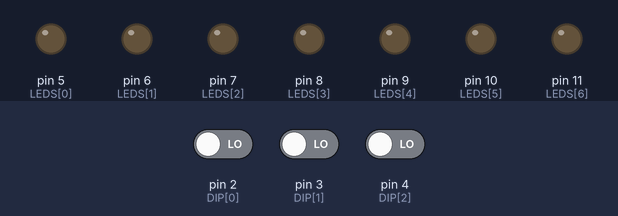
Simulated run of this sketch. Board: Arduino Uno, built with avr-gcc and run on an emulated ATmega328P. On the bench: output pins drawn as LEDs (lit = HIGH). The test bench sets the inputs (shaded band); at power-on: pin 2 (DIP[0]) LOW, pin 3 (DIP[1]) LOW, pin 4 (DIP[2]) LOW.

Above: at 1.2 s.
1.3 s: pin 2 (DIP[0]) driven HIGH
At 2.4 s:
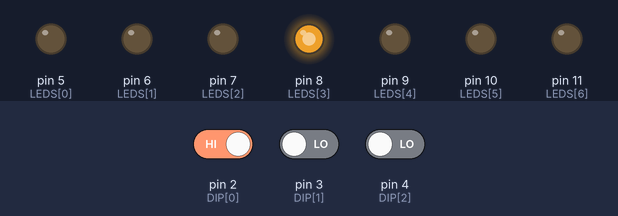
2.8 s: pin 3 (DIP[1]) driven HIGH
At 3.1 s:
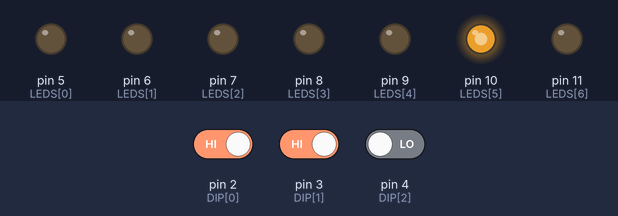
4.3 s: pin 4 (DIP[2]) driven HIGH
At 4.7 s:
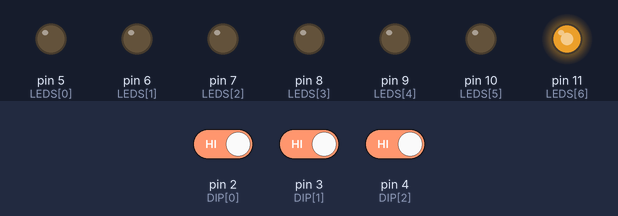
5.8 s: pin 2 (DIP[0]) driven LOW
At 6.6 s:
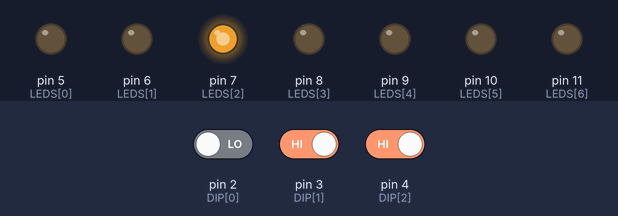
7.3 s: pin 3 (DIP[1]) driven LOW
At 8.2 s:
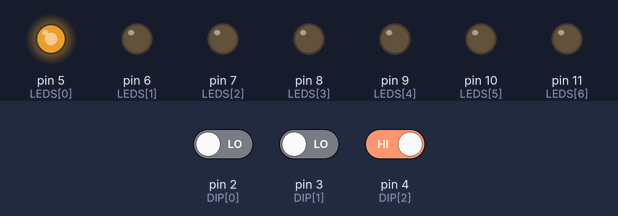
8.8 s: pin 4 (DIP[2]) driven LOW
At 10.1 s:
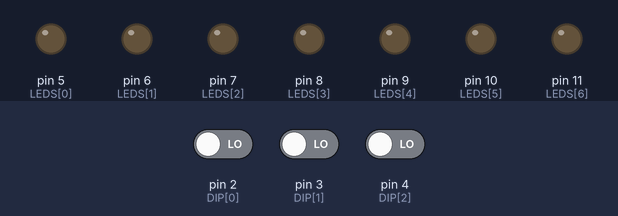
Timing chart, 0 to 11.3 s (numbered marks = the images above; inputs shaded):
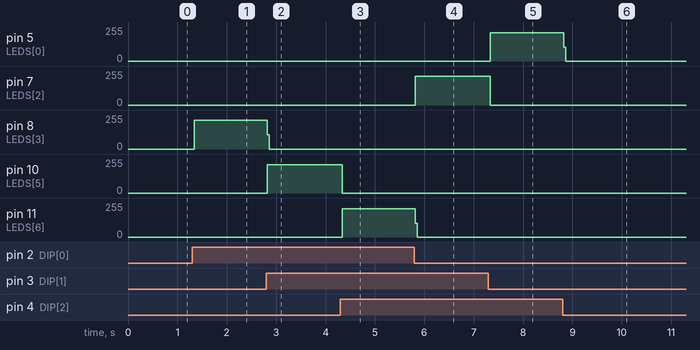

Measured:
- after the input at 1.3 s, pin 8 (LEDS[3]): 0/255 → 216/255 at once
- after the input at 2.8 s, pin 8 (LEDS[3]): 216/255 → 0/255 at once; pin 10 (LEDS[5]): 0/255 → 211/255 at once
- after the input at 4.3 s, pin 10 (LEDS[5]): 211/255 → 0/255 at once; pin 11 (LEDS[6]): 0/255 → 211/255 at once
- after the input at 5.8 s, pin 7 (LEDS[2]): 0/255 → 216/255 at once; pin 11 (LEDS[6]): 211/255 → 0/255 at once
- after the input at 7.3 s, pin 5 (LEDS[0]): 0/255 → 211/255 at once; pin 7 (LEDS[2]): 216/255 → 0/255 at once
- after the input at 8.8 s, pin 5 (LEDS[0]): 211/255 → 0/255 at once

The sketch:

DIPLed.ino
```cpp
//DECLARACIONES
const int DIP[3]={2, 3, 4};
const int LEDS[7]={5,6,7,8,9,10,11};
int anterior = 0;

//CONFIGURACIÓN
void setup() {
  for(int i=0; i<3; i++){
    pinMode(DIP[i], INPUT);
  }
  for(int i=0; i<7; i++){
    pinMode(LEDS[i], OUTPUT);
  }
}

//FUNCIONES
int toDecimal(int estado[3]){
  return (estado[0]*4 + estado[1]*2 + estado[2]);
}

//FUNCIÓN LOOP
void loop() {
  int estado[3]={LOW, LOW, LOW};
  for(int i=0; i<3; i++){
    estado[i]=digitalRead(DIP[i]);
  }
  int decimal = toDecimal(estado);
  digitalWrite(LEDS[anterior], LOW);
  if(decimal>0){
    decimal--;
    digitalWrite(LEDS[decimal], HIGH);
  }
  anterior = decimal;
}
```
